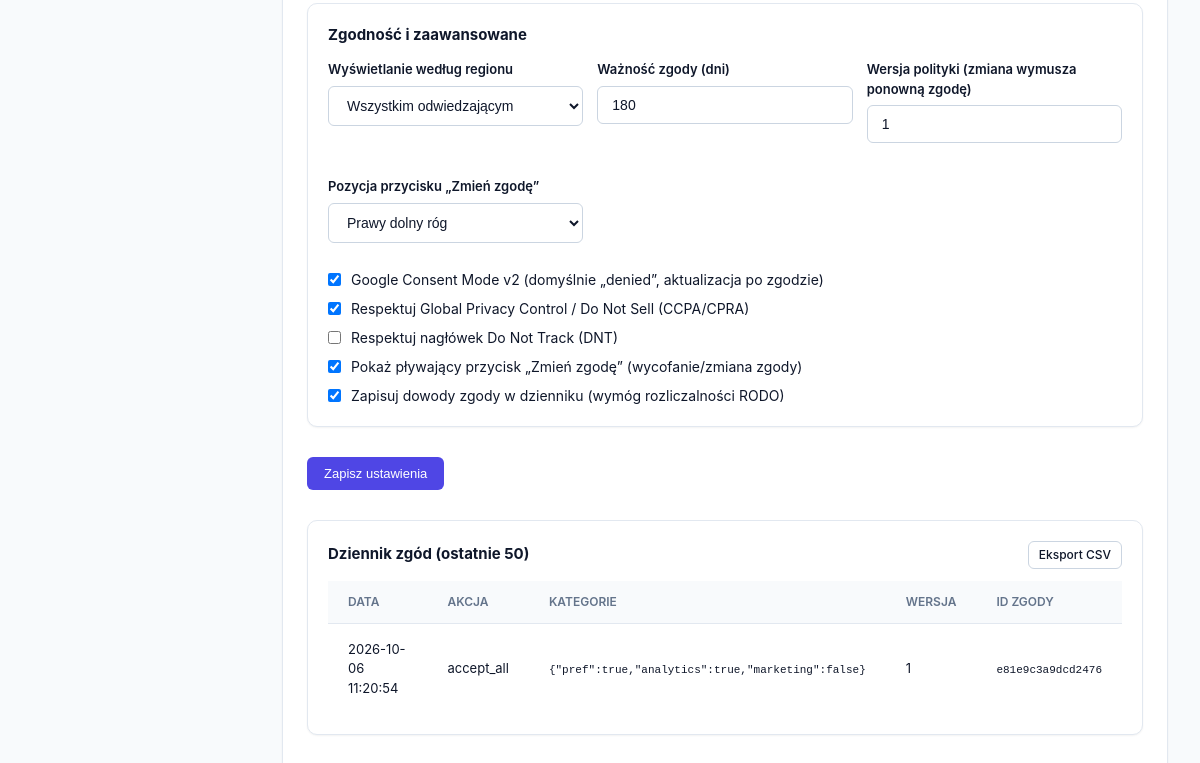
The page /admin/plugins.php?id=cookie-consent (signed in, lower part) on the database as committed earlier.
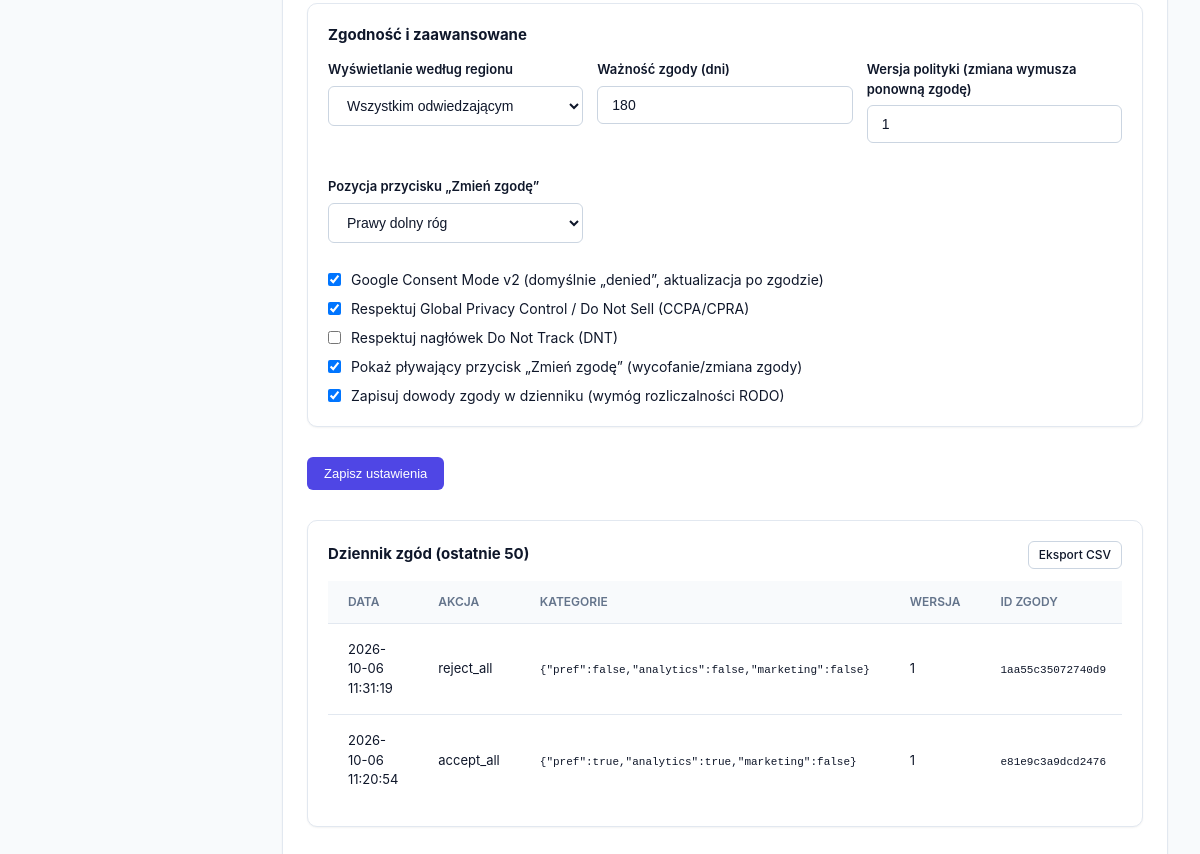
The same page on the database as committed later.
### tables this page shows
CREATE TABLE cookie_consent_log (
                    id INTEGER PRIMARY KEY AUTOINCREMENT,
                    consent_id TEXT,
                    action TEXT,
                    categories TEXT,
                    policy_version TEXT,
                    ip_hash TEXT,
                    user_agent TEXT,
                    created_at DATETIME DEFAULT CURRENT_TIMESTAMP
                );

### core/Router.php (called while the page is built, shortened)
<?php
final class Router {
    public static function getOption(string $configurationKey, string $defaultFallback = ''): string {
        $database = Database::getConnection();
        $statement = $database->prepare("SELECT value FROM settings WHERE key = :key LIMIT 1");
        $statement->execute([':key' => $configurationKey]);
        $resultRow = $statement->fetch();
        return $resultRow ? (string)$resultRow['value'] : $defaultFallback;
    }
}

### core/Security.php (called while the page is built, shortened)
<?php
final class Security {
    public static function generateCsrfToken(): string {
        return $_SESSION['csrf_token'];
    }
}

### plugins/cookie-consent/cookie-consent.php (the view, shortened to what the changed rows need)
<?php
if (!class_exists('ModoCookieConsent')) {
    final class ModoCookieConsent
    {
        private static array $defaults = [
            'enabled'        => '1',
            'layout'         => 'bar',
            'position'       => 'bottom',
            'theme'          => 'light',
            'accent'         => '#2563eb',
            'bg'             => '',
            'text_color'     => '',
            'radius'         => '14',
            'zindex'         => '999999',
            'title'          => '',
            'message'        => '',
            'btn_accept'     => '',
            'btn_reject'     => '',
            'btn_settings'   => '',
            'btn_save'       => '',
            'btn_revoke'     => '',
            'policy_url'     => '',
            'policy_label'   => '',
            'cookie_url'     => '',
            'cookie_label'   => '',
            'cat_pref_enabled'    => '1',
            'cat_pref_name'       => '',
            'cat_pref_desc'       => '',
            'cat_analytics_enabled' => '1',
            'cat_analytics_name'    => '',
            'cat_analytics_desc'    => '',
            'cat_marketing_enabled' => '1',
            'cat_marketing_name'    => '',
            'cat_marketing_desc'    => '',
            'scripts_analytics' => '',
            'scripts_marketing' => '',
            'scripts_pref'      => '',
            'region_mode'    => 'all',
            'respect_gpc'    => '1',
            'respect_dnt'    => '0',
            'consent_mode'   => '1',
            'expiry_days'    => '180',
            'policy_version' => '1',
            'show_revoke'    => '1',
            'revoke_position'=> 'right',
            'log_enabled'    => '1',
        ];
        public static function opt(string $key, ?string $default = null): string
        {
            $fallback = $default ?? (self::$defaults[$key] ?? '');
            if (class_exists('\Core\Router')) {
                return (string)\Core\Router::getOption(self::OPT_PREFIX . $key, $fallback);
            }
            return $fallback;
        }
        public static function renderAdmin(): void
        {
            $v = static fn(string $k): string => htmlspecialchars(self::opt($k), ENT_QUOTES, 'UTF-8');
            $sel = static function (string $k, string $val): string {
                return self::opt($k) === $val ? ' selected' : '';
            };
            $chk = static function (string $k): string {
                return self::opt($k) === '1' ? ' checked' : '';
            };
            ?>
            <form method="post" action="plugins.php?id=<?= self::PLUGIN_ID ?>">
                <div class="card" style="padding:20px; margin-bottom:16px;">
                    <h3 style="margin:0 0 14px; font-size:15px;"><?php _e('cc_compliance_advanced'); ?></h3>
                    <div style="display:grid; grid-template-columns:repeat(auto-fit,minmax(220px,1fr)); gap:14px;">
                        <div class="form-group">
                            <label class="form-label"><?php _e('cc_region_mode'); ?></label>
                            <select class="form-control" name="cc_region_mode">
                                <option value="all"<?= $sel('region_mode','all') ?>><?php _e('cc_region_all'); ?></option>
                            </select>
                        </div>
                        <div class="form-group">
                            <label class="form-label"><?php _e('cc_expiry_days'); ?></label>
                            <input class="form-control" type="number" name="cc_expiry_days" value="<?= $v('expiry_days') ?>" min="1">
                        </div>
                        <div class="form-group">
                            <label class="form-label"><?php _e('cc_policy_version'); ?></label>
                            <input class="form-control" type="text" name="cc_policy_version" value="<?= $v('policy_version') ?>">
                        </div>
                        <div class="form-group">
                            <label class="form-label"><?php _e('cc_revoke_position'); ?></label>
                            <select class="form-control" name="cc_revoke_position">
                                <option value="right"<?= $sel('revoke_position','right') ?>><?php _e('cc_revoke_right'); ?></option>
                            </select>
                        </div>
                    </div>
                    <div style="display:grid; gap:8px; margin-top:6px;">
                        <label style="display:flex; align-items:center; gap:10px;">
                            <input type="checkbox" name="cc_consent_mode" value="1"<?= $chk('consent_mode') ?>>
                        </label>
                        <label style="display:flex; align-items:center; gap:10px;">
                            <input type="checkbox" name="cc_respect_gpc" value="1"<?= $chk('respect_gpc') ?>>
                        </label>
                        <label style="display:flex; align-items:center; gap:10px;">
                            <input type="checkbox" name="cc_respect_dnt" value="1"<?= $chk('respect_dnt') ?>>
                        </label>
                        <label style="display:flex; align-items:center; gap:10px;">
                            <input type="checkbox" name="cc_show_revoke" value="1"<?= $chk('show_revoke') ?>>
                        </label>
                        <label style="display:flex; align-items:center; gap:10px;">
                            <input type="checkbox" name="cc_log_enabled" value="1"<?= $chk('log_enabled') ?>>
                        </label>
                    </div>
                </div>
                <div style="position:sticky; bottom:0; padding:14px 0; background:var(--bg-body,#fff);">
                    <button type="submit" name="cc_save" value="1" class="btn btn-primary"><?php _e('cc_save_settings'); ?></button>
                </div>
            </form>
            <?php
            self::renderLogTable();
        }
        public static function renderLogTable(): void
        {
            $rows = [];
            try {
                $db = \Core\Database::getConnection();
                $rows = $db->query("SELECT * FROM cookie_consent_log ORDER BY id DESC LIMIT 50")->fetchAll() ?: [];
            } catch (\Throwable $e) {
                $rows = [];
            }
            $esc = static fn($v) => htmlspecialchars((string)$v, ENT_QUOTES, 'UTF-8');
            $csrf = \Core\Security::generateCsrfToken();
            ?>
            <div class="card" style="padding:20px; margin-top:16px;">
                <div style="display:flex; justify-content:space-between; align-items:center; margin-bottom:12px;">
                    <h3 style="margin:0; font-size:15px;"><?php _e('cc_log_title'); ?></h3>
                    <a class="btn btn-secondary" style="font-size:12px; padding:4px 10px;"
                       href="plugins.php?id=<?= self::PLUGIN_ID ?>&cc_export=1&csrf=<?= $esc($csrf) ?>"><?php _e('cc_export_csv'); ?></a>
                </div>
                <div style="overflow-x:auto;">
                    <table class="pro-table" style="width:100%;">
                        <thead>
                            <tr>
                                <th><?php _e('cc_log_date'); ?></th><th><?php _e('cc_log_action'); ?></th><th><?php _e('cc_log_categories'); ?></th><th><?php _e('cc_log_version'); ?></th><th><?php _e('cc_log_consent_id'); ?></th>
                            </tr>
                        </thead>
                        <tbody>
                        <?php if (empty($rows)): ?>
                            <tr><td colspan="5" style="text-align:center; padding:18px; color:var(--text-muted);"><?php _e('cc_log_empty'); ?></td></tr>
                        <?php else: foreach ($rows as $r): ?>
                            <tr>
                                <td><?= $esc($r['created_at'] ?? '') ?></td>
                                <td><?= $esc($r['action'] ?? '') ?></td>
                                <td><code style="font-size:11px;"><?= $esc($r['categories'] ?? '') ?></code></td>
                                <td><?= $esc($r['policy_version'] ?? '') ?></td>
                                <td><code style="font-size:11px;"><?= $esc($r['consent_id'] ?? '') ?></code></td>
                            </tr>
                        <?php endforeach; endif; ?>
                        </tbody>
                    </table>
                </div>
            </div>
            <?php
        }
        }
}

### core/Hooks.php (shortened to what the changed rows need)
<?php
class Hooks {
    protected static array $actions = [];
    public static function addAction(string $hook, callable $callback, int $priority = 10): void {
        self::$actions[$hook][$priority][] = $callback;
    }
    public static function doAction(string $hook, ...$args): void {
        if (!isset(self::$actions[$hook])) {
            return;
        }
        ksort(self::$actions[$hook]);
        foreach (self::$actions[$hook] as $callbacks) {
            foreach ($callbacks as $callback) {
                $callback(...$args);
            }
        }
    }
}

### core/I18n.php (shortened to what the changed rows need)
<?php
    final class I18n {
        private static string $frontendLang = 'en';
        private static string $adminLang = 'en';
        private static string $defaultLang = 'en';
        private static array $translations = [];
        private static array $availableLanguages = [];
        public static function init(): void {
            self::$defaultLang = class_exists('\Core\Router') ? Router::getOption('default_language', 'en') : 'en';
            $rawLangs = class_exists('\Core\Router') ? Router::getOption('available_languages', 'en:English,pl:Polski') : 'en:English,pl:Polski';
            self::$availableLanguages = [];
            foreach (explode(',', $rawLangs) as $pair) {
                $parts = explode(':', trim($pair));
                if (count($parts) === 2) {
                    self::$availableLanguages[trim($parts[0])] = trim($parts[1]);
                }
            }
            $configuredAdminLang = class_exists('\Core\Router') ? Router::getOption('admin_language', self::$defaultLang) : self::$defaultLang;
            if (isset($_SESSION['user_admin_lang']) && array_key_exists($_SESSION['user_admin_lang'], self::$availableLanguages)) {
                self::$adminLang = $_SESSION['user_admin_lang'];
            } elseif (array_key_exists($configuredAdminLang, self::$availableLanguages)) {
                self::$adminLang = $configuredAdminLang;
            } else {
                self::$adminLang = self::$defaultLang;
            }
        }
        private static function detectFrontendLanguage(): void {
            $isMultilingual = class_exists('\Core\Router') && Router::getOption('multilingual_frontend', '0') === '1';
            if (!$isMultilingual) {
                self::$frontendLang = self::$defaultLang;
                return;
            }
        }
        public static function loadDictionary(string $lang): void {
            $lang = preg_replace('/[^a-z0-9_-]/i', '', $lang);
            $filePath = __DIR__ . '/../languages/' . $lang . '.json';
            if (file_exists($filePath)) {
                $json = file_get_contents($filePath);
                $data = json_decode((string)$json, true);
                if (is_array($data)) {
                    self::$translations[$lang] = $data;
                    return;
                }
            }
            self::$translations[$lang] = [];
        }
        public static function translate(string $key, ?string $lang = null): string {
            if ($lang === null) {
                $isAdmin = defined('IN_ADMIN') && IN_ADMIN === true;
                $lang = $isAdmin ? self::$adminLang : self::$frontendLang;
            }
            $translated = self::$translations[$lang][$key] ?? null;
            if ($translated !== null && $translated !== '') {
                return (string)$translated;
            }
            return $key;
        }
    }
    if (!function_exists('_e')) {
        function _e(string $key, ?string $lang = null): void {
            echo htmlspecialchars(\Core\I18n::translate($key, $lang), ENT_QUOTES, 'UTF-8');
        }
    }

Rows that differ between the two databases and show on the page:
added cookie_consent_log: created_at "2026-10-06 11:31:19", action "reject_all", categories "{\"pref\":false,\"analytics\":false,\"marketing\":false}", policy_version "1", consent "1aa55c35072740d9"
